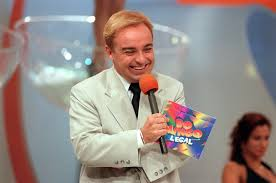
#> input picture Gugu.jpg, 276 x 183 px, found by its file name
$ python pontos-deteccao.py
#> lines starting #> are read from the running program, lines starting #| are printed output that depends on the picture; after the words box and inside, x2 and y2 are one past the last pixel; in counts of white or black regions, pixels touching at a corner belong together
import cv2
import numpy as np


image = cv2.imread('gugu.jpg', cv2.IMREAD_GRAYSCALE)
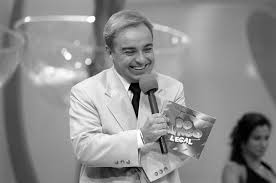
#> image: shape (183, 276); min 0, max 255, mean 141.3

harris = cv2.cornerHarris(image, blockSize=6, ksize=1, k=0.04)
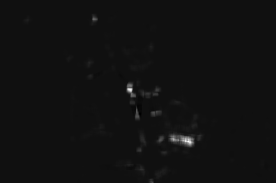
#> harris: shape (183, 276) float32; min -0.00111, max 0.0163, mean 8.17e-05; drawn with min black and max white

harris = cv2.dilate(harris, None)

image[harris > 0.01 * harris.max()] = [255]
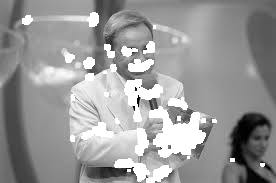
#> image: shape (183, 276); 9.75% of pixels changed, all inside (x1, y1, x2, y2) = (22, 12, 265, 183)

cv2.imshow('Harris Corner', image)
cv2.waitKey(0)
cv2.destroyAllWindows()

$ run again, with Suka.jpg copied over Gugu.jpg
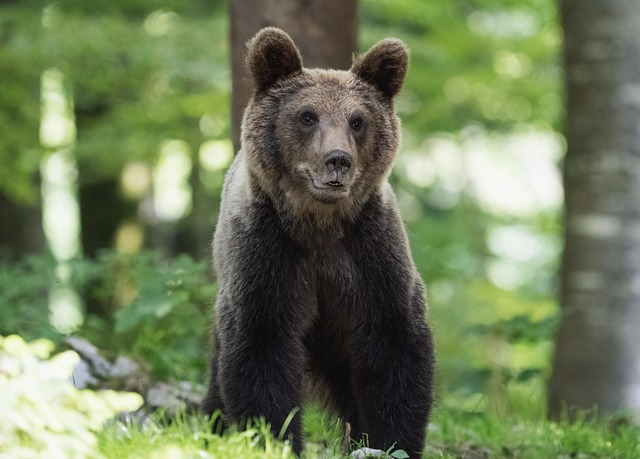
#> input picture Suka.jpg, 640 x 459 px, found by its file name
#> `harris = cv2.cornerHarris(image, blockSize=6, ksize=1, k=0.04)`:
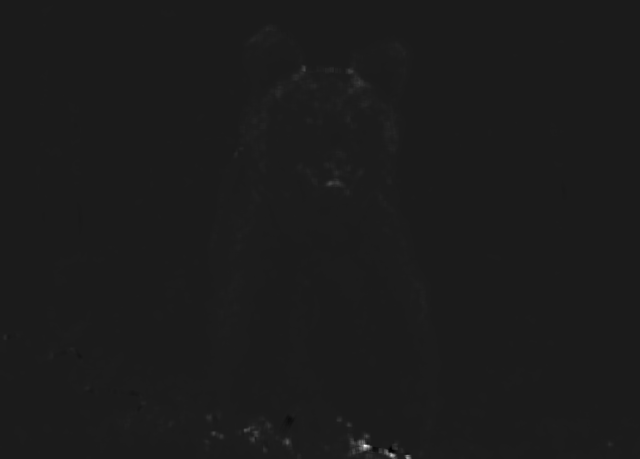
#> harris: shape (459, 640) float32; min -0.000911, max 0.00739, mean 1.02e-05; drawn with min black and max white
#> `image[harris > 0.01 * harris.max()] = [255]`:
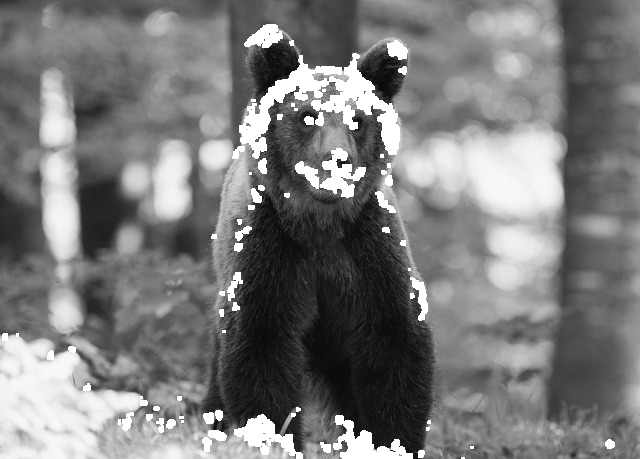
#> image: shape (459, 640); min 4, max 255, mean 122.6

$ run again, with q-mira-bobo.jpg copied over Gugu.jpg
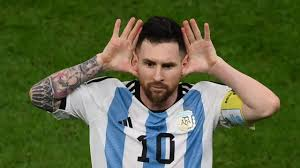
#> input picture q-mira-bobo.jpg, 300 x 168 px, found by its file name
#> `harris = cv2.cornerHarris(image, blockSize=6, ksize=1, k=0.04)`:
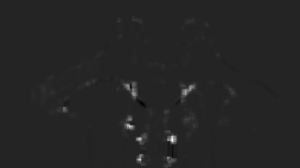
#> harris: shape (168, 300) float32; min -0.00472, max 0.0286, mean 0.000167; drawn with min black and max white
#> `image[harris > 0.01 * harris.max()] = [255]`:
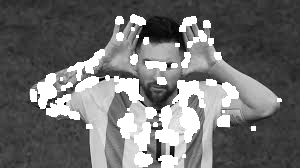
#> image: shape (168, 300); min 0, max 255, mean 111.6
